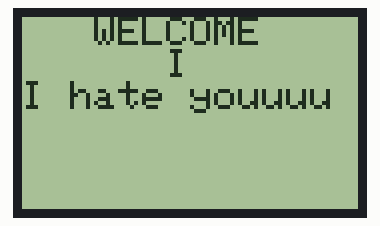
This sketch was run on a simulated Arduino Uno, built with avr-gcc and run on an emulated ATmega328P. On the bench: 84×48 one-colour display.

Above: at 0.1 s.

The sketch:

y_first_nokia.ino
```cpp
#include <PCD8544.h>
 PCD8544 lcd;
void setup() {
   lcd.begin(84, 48);
}
void loop() {
  lcd.setCursor(0, 0);
  lcd.print("   WELCOME  ");
  lcd.setCursor(0, 1);
  lcd.print("      I");
  lcd.setCursor(0,2);
  lcd.print("I hate youuuu");
  delay(200);
 }
```
